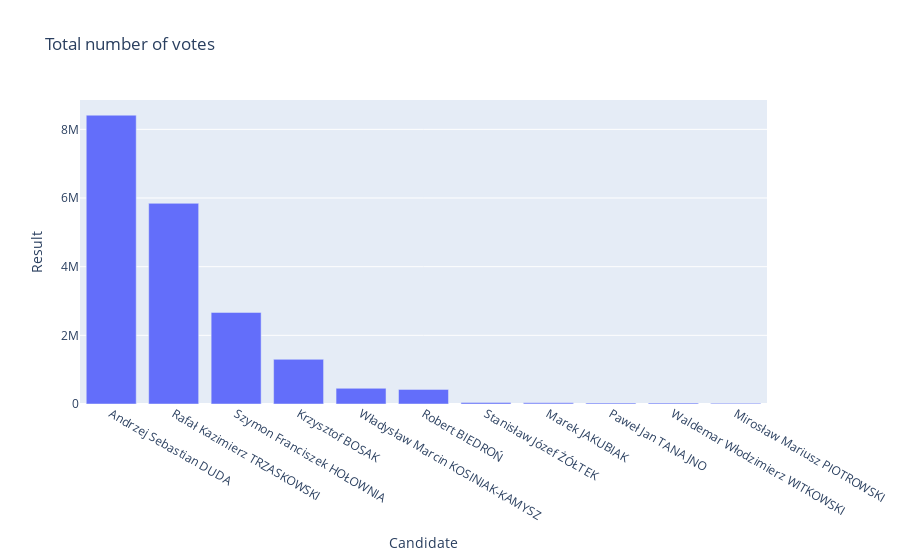

Notebook source saved alongside this figure:
### Code cell
fig = px.bar(results_df, x='Candidate', y='Result', title='Total number of votes')
fig.show()

### Figure 1 — Plotly figure (JSON) as saved in the notebook; plotly's stock layout.template omitted (floating-point values rounded to 4 significant figures)
{"data": [{"alignmentgroup": "True", "hovertemplate": "Candidate=%{x}<br>Result=%{y}<extra></extra>", "legendgroup": "", "marker": {"color": "#636efa"}, "name": "", "offsetgroup": "", "orientation": "v", "showlegend": false, "textposition": "auto", "type": "bar", "x": ["Andrzej Sebastian DUDA", "Rafał Kazimierz TRZASKOWSKI", "Szymon Franciszek HOŁOWNIA", "Krzysztof BOSAK", "Władysław Marcin KOSINIAK-KAMYSZ", "Robert BIEDROŃ", "Stanisław Józef ŻÓŁTEK", "Marek JAKUBIAK", "Paweł Jan TANAJNO", "Waldemar Włodzimierz WITKOWSKI", "Mirosław Mariusz PIOTROWSKI"], "xaxis": "x", "y": [8412183, 5845164, 2667655, 1300923, 457092, 425734, 45092, 33294, 27610, 26877, 20944], "yaxis": "y"}], "layout": {"barmode": "relative", "legend": {"tracegroupgap": 0}, "title": {"text": "Total number of votes"}, "xaxis": {"anchor": "y", "domain": [0, 1], "title": {"text": "Candidate"}}, "yaxis": {"anchor": "x", "domain": [0, 1], "title": {"text": "Result"}}}}
